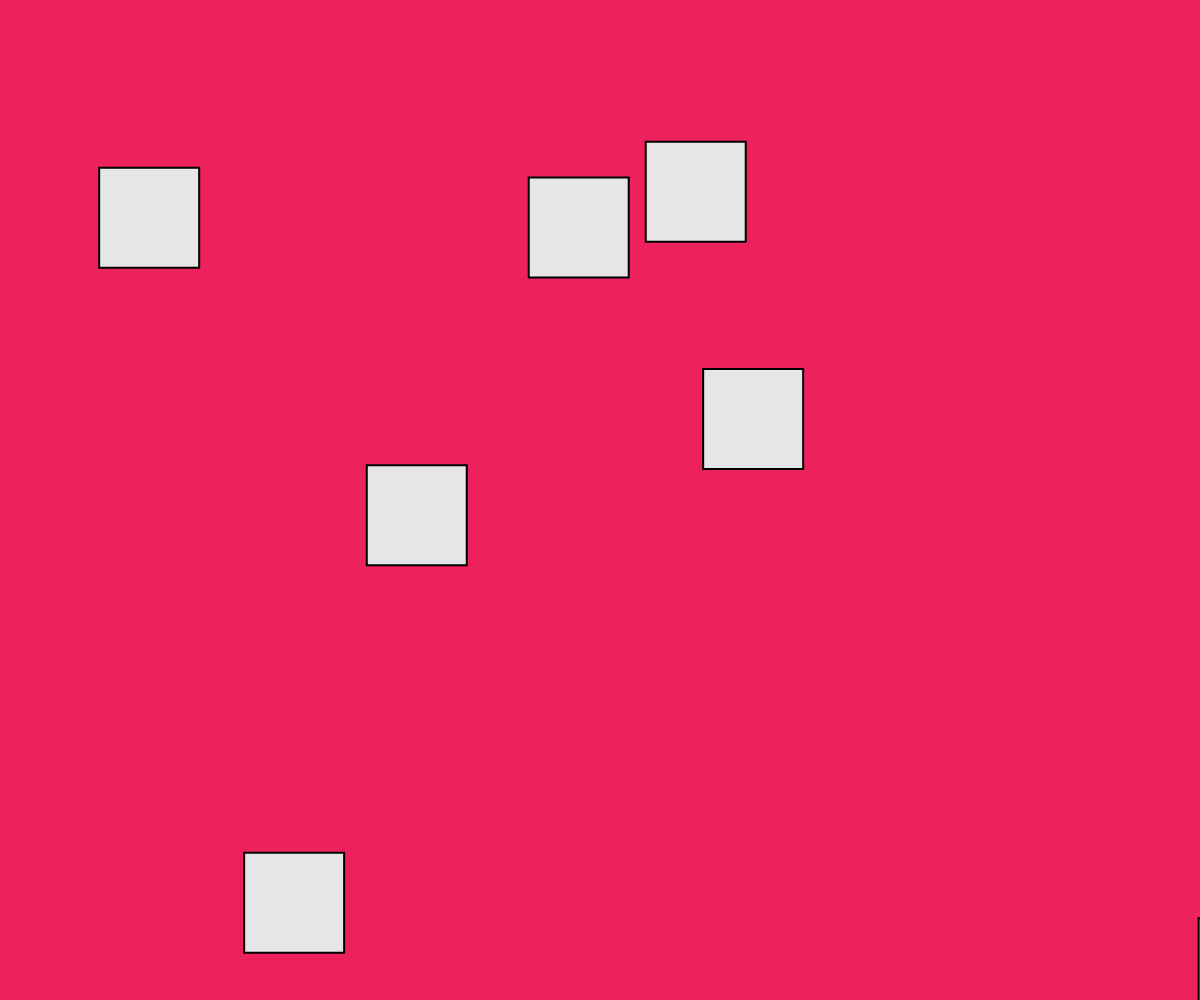
Frame 1 (no input)
Frame 60 (no input): identical to frame 1, image omitted
Frame 120 (the mouse pressed at the canvas centre since frame 60): identical to frame 1, image omitted

The p5.js sketch that drew this single still picture (run headless with seeded random() and noise() and a simulated clock; from frame 60 on, the mouse is pressed at the canvas centre):

// p5.js sketch
// ── sketch.js
let BOX_LIMIT = 10;
var bbox;

function setup() {
	createCanvas(windowWidth, windowHeight);
	strokeWeight(2);
	
	let bw = 100;
	let bh = 100;
	
	bbox = [];
	for ( let i = 1; i <= BOX_LIMIT; i++ ){
		bbox[i] = new Box(Math.random()*windowWidth + bw/2, Math.random()*windowHeight + bh/2, bw, bh)
	}
}
 
function draw() {
	background(237,34,93);
	
	for ( let i = 1; i < bbox.length; i++ )
		bbox[i].draw();
}

function mouseClicked(){
	for ( let i = 1; i < bbox.length; i++ )
		bbox[i].onClick();
}
// ── box.js
class Box {
    constructor( x, y, w, h ){
        this.x = x;
        this.y = y;
        this.w = w;
        this.h = h;
        this.isdragging = false;
    }

    draw(){
        fill(230,230,230)
        
        if (this.isdragging){
            this.x = mouseX - this.w/2;
            this.y = mouseY - this.h/2;

            if ( this.x <= 0 )
                this.x = 0;
            
            if( this.x >= windowWidth - this.w )
                this.x = windowWidth - this.w;

            if ( this.y <= 0 )
                this.y = 0;

            if ( this.y >= windowHeight - this.h )
                this.y = windowHeight - this.h;

            fill(230,130,180)

        }else{
            fill(230,230,230)
        }
        
        rect(this.x, this.y, this.w, this.h) // center point is used not top left
    }

    checkCollision(bbox){
        for( let i = 1; i < bbox.length; i++ ){
           // Distance from center of box to another has to be less than width?
           // what about rectangles?? D: 
        }
    }

    onClick(){
        let mx = mouseX;
        let my = mouseY;
        let x = this.x;
        let y = this.y;

        if( mx >= x && mx <= x + this.w && my >= y && y + this.h >= my){
            this.isdragging = !this.isdragging; 
            console.log("dragging")
        }
    }
}
